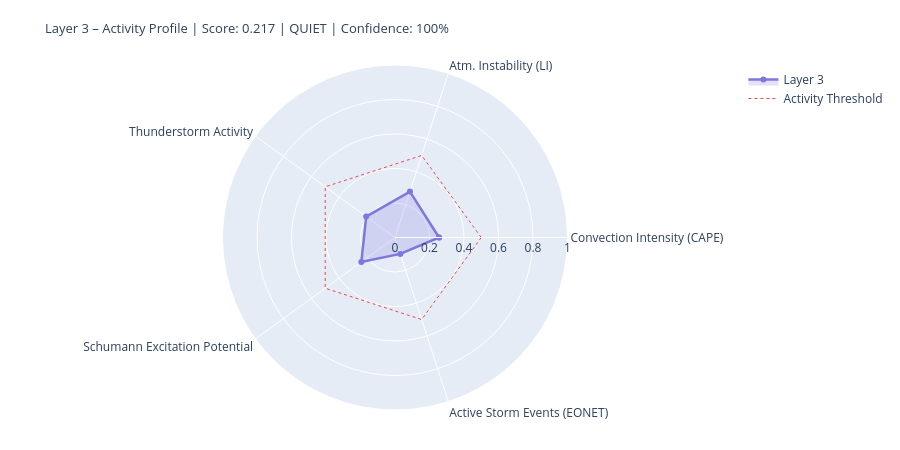

Notebook code for this chart:
### Markdown cell above
---
## 4. State Assessment & Handoff to Layer 4/5

### Code cell
# ============================================================
# LAYER-3-SCORE
# Five dynamic components
# ============================================================

def norm(v, lo, hi):
    if v is None or (isinstance(v, float) and math.isnan(v)): return None
    return round(max(0.0, min(1.0, (v - lo) / (hi - lo))), 4)

# --- 1) Convection intensity (global CAPE mean) ---
cape_mean = df_atm['cape'].dropna().mean() if not df_atm.empty else None
conv_score = norm(cape_mean, 0, 3000)
conv_src   = 'primary' if cape_mean is not None else 'missing'

# --- 2) Atmospheric instability (LI mean) ---
li_mean   = df_atm['li'].dropna().mean() if not df_atm.empty else None
# Negative LI = unstable → higher score
instab_score = norm(-li_mean if li_mean is not None else None, -6, 6)
instab_src   = 'primary' if li_mean is not None else 'missing'

# --- 3) Thunderstorm activity (mean thunder score + WMO count) ---
thunder_mean = df_atm['thunder_score'].mean() if not df_atm.empty else None
n_thunder    = int(df_atm['thunderstorm'].sum()) if not df_atm.empty else 0
thunder_score_val = norm(
    (thunder_mean or 0) * 0.7 + n_thunder * 0.1, 0, 1.0
) if thunder_mean is not None else None
thunder_src = 'primary'

# --- 4) Schumann excitation potential (weighted Schumann contribution) ---
schumann_pot = df_atm['schumann_contribution'].mean() if not df_atm.empty else None
# Boosted by Layer-2 thunderstorm trigger
if schumann_pot is not None and l2_thunder:
    schumann_pot = min(1.0, schumann_pot * 1.2)
schumann_score = norm(schumann_pot, 0, 1.0) if schumann_pot is not None else None
schumann_src   = 'derived'

# --- 5) Storm activity (NASA EONET) ---
# Distinction: None = data not loaded, 0.0 = loaded but no events
storm_score = None
storm_src   = 'missing'
if raw.get('storms') is not None:          # API reached successfully
    storm_score = norm(len(storm_events), 0, 30) if storm_events else 0.0
    storm_src   = 'primary'

# X-Ray and Kp: context only, not in dynamic score
# (X-Ray = Layer-0/4 driver; Kp = geomagnetic index, not a lightning proxy)
xray_context = None
if raw.get('xray'):
    df_xc = pd.DataFrame(raw['xray'])
    fc = next((c for c in df_xc.columns
               if any(k in c.lower() for k in ['flux','long']) and 'time' not in c.lower()),
              df_xc.columns[1])
    df_xc[fc] = pd.to_numeric(df_xc[fc], errors='coerce')
    xray_last = df_xc[fc].dropna().iloc[-1] if not df_xc[fc].dropna().empty else None
    if xray_last:
        xray_class = ('X' if xray_last>=1e-4 else 'M' if xray_last>=1e-5
                      else 'C' if xray_last>=1e-6 else 'B')
        xray_context = {'flux': float(xray_last), 'class': xray_class}
        print(f'X-Ray context: {xray_class}-class ({xray_last:.2e} W/m²)')

# --- Aggregate ---
COMPONENTS = {
    'Convection Intensity (CAPE)':  {'score': conv_score,       'source': conv_src,    'dynamic': True},
    'Atm. Instability (LI)':         {'score': instab_score,     'source': instab_src,  'dynamic': True},
    'Thunderstorm Activity':              {'score': thunder_score_val, 'source': thunder_src, 'dynamic': True},
    'Schumann Excitation Potential':   {'score': schumann_score,   'source': schumann_src,'dynamic': True},
    'Active Storm Events (EONET)': {'score': storm_score,      'source': storm_src,   'dynamic': True},
}

available   = {k: v['score'] for k, v in COMPONENTS.items() if v['score'] is not None}
unavailable = [k for k, v in COMPONENTS.items() if v['score'] is None]
layer3_score = round(sum(available.values()) / len(available), 4) if available else None
confidence   = round(len(available) / len(COMPONENTS), 2)
level = ('unknown' if layer3_score is None
         else 'quiet'   if layer3_score < 0.3
         else 'moderate' if layer3_score < 0.6
         else 'active')
dominant_l3 = max(available, key=available.get) if available else 'none'

# --- Ausgabe ---
W = 68
print('=' * W)
print('LAYER 3 – ATMOSPHERE / WEATHER / THUNDERSTORMS – STATE ASSESSMENT')
print('=' * W)
for name, comp in COMPONENTS.items():
    s = comp['score']
    if s is not None:
        bar = '█' * int(s * 20) + '░' * (20 - int(s * 20))
        print(f'  {name:<36} {bar}  {s:.3f}  [{comp["source"]}]')
    else:
        print(f'  {name:<36} {"─" * 20}  n/a   [missing]')
print('-' * W)
print(f'  Score:        {layer3_score:.3f}  ({len(available)}/{len(COMPONENTS)} components)')
print(f'  Confidence:   {confidence:.0%}')
print(f'  Level:        {level.upper()}')
print(f'  Dominant:     {dominant_l3}')
print(f'  CAPE mean:    {cape_mean:.0f} J/kg' if cape_mean else '  CAPE mean:    n/a')
print(f'  LI mean:      {li_mean:.1f} K' if li_mean is not None else '  LI mean:      n/a')
print(f'  Thunderstorms:{n_thunder} points (WMO)  +  {len(storm_events)} NASA EONET')
print('=' * W)

# Radar
cats   = list(available.keys())
vals_r = list(available.values())
if len(cats) >= 3:
    fig = go.Figure()
    fig.add_trace(go.Scatterpolar(
        r=vals_r + [vals_r[0]], theta=cats + [cats[0]],
        fill='toself', fillcolor='rgba(127,119,221,0.22)',
        line=dict(color='#7F77DD', width=2.5), name='Layer 3'
    ))
    fig.add_trace(go.Scatterpolar(
        r=[0.5] * (len(cats)+1), theta=cats + [cats[0]],
        line=dict(color='#E24B4A', dash='dot', width=1),
        mode='lines', name='Activity Threshold'
    ))
    fig.update_layout(
        title=dict(
            text=f'Layer 3 – Activity Profile | Score: {layer3_score:.3f} | {level.upper()} | Confidence: {confidence:.0%}',
            font=dict(size=13)
        ),
        polar=dict(radialaxis=dict(visible=True, range=[0, 1])),
        height=450, showlegend=True,
        margin=dict(l=60, r=60, t=65, b=40)
    )
    fig.show()

### Figure 1 — Plotly figure (JSON) as saved in the notebook; plotly's stock layout.template omitted (floating-point values rounded to 4 significant figures)
{"data": [{"fill": "toself", "fillcolor": "rgba(127,119,221,0.22)", "line": {"color": "#7F77DD", "width": 2.5}, "name": "Layer 3", "r": [0.2553, 0.28, 0.2064, 0.2412, 0.1, 0.2553], "theta": ["Convection Intensity (CAPE)", "Atm. Instability (LI)", "Thunderstorm Activity", "Schumann Excitation Potential", "Active Storm Events (EONET)", "Convection Intensity (CAPE)"], "type": "scatterpolar"}, {"line": {"color": "#E24B4A", "dash": "dot", "width": 1}, "mode": "lines", "name": "Activity Threshold", "r": [0.5, 0.5, 0.5, 0.5, 0.5, 0.5], "theta": ["Convection Intensity (CAPE)", "Atm. Instability (LI)", "Thunderstorm Activity", "Schumann Excitation Potential", "Active Storm Events (EONET)", "Convection Intensity (CAPE)"], "type": "scatterpolar"}], "layout": {"height": 450, "margin": {"b": 40, "l": 60, "r": 60, "t": 65}, "polar": {"radialaxis": {"range": [0, 1], "visible": true}}, "showlegend": true, "title": {"font": {"size": 13}, "text": "Layer 3 – Activity Profile | Score: 0.217 | QUIET | Confidence: 100%"}}}
